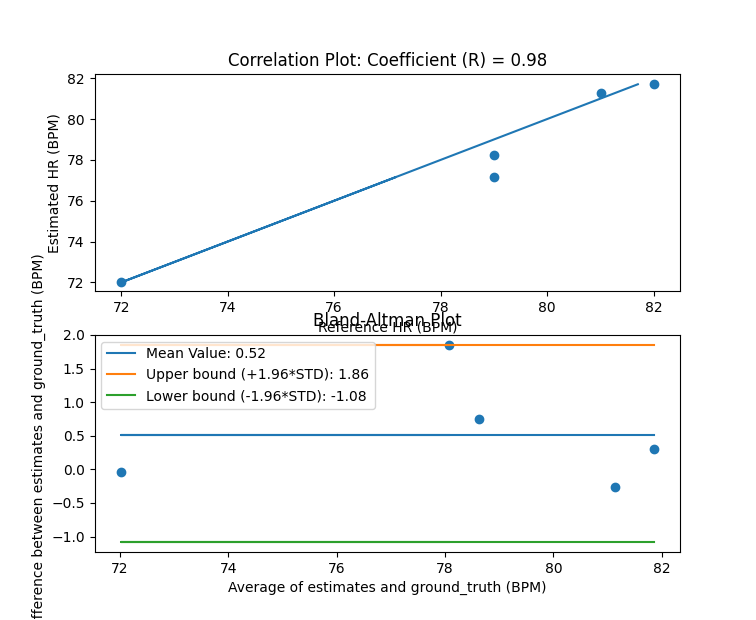
#> input picture Python/Lab 6/images/challenge1_correlation_BA.png, 756 x 620 px, given in place of the camera
$ python edge_detection.py
#> lines starting #> are read from the running program, lines starting #| are printed output that depends on the picture; after the words box and inside, x2 and y2 are one past the last pixel; in counts of white or black regions, pixels touching at a corner belong together
import cv2
import numpy as np

cap = cv2.VideoCapture(0)
width = int(cap.get(cv2.CAP_PROP_FRAME_WIDTH) + 0.5)
height = int(cap.get(cv2.CAP_PROP_FRAME_HEIGHT) + 0.5)
size = (width, height)
fourcc = cv2.VideoWriter_fourcc(*'MP4V')
out = cv2.VideoWriter('output.mp4',fourcc, 20.0, size, False)

while(1):

    ret, frame = cap.read()
#> frame is the input picture: shape (620, 756, 3); mean B, G, R 247.5, 247.5, 246.8
    hsv = cv2.cvtColor(frame, cv2.COLOR_BGR2HSV)
#> hsv: shape (620, 756, 3); mean H, S, V 1.4, 2.3, 248.2

    lower_red = np.array([30,150,50])
    upper_red = np.array([255,255,180])

    mask = cv2.inRange(hsv, lower_red, upper_red)
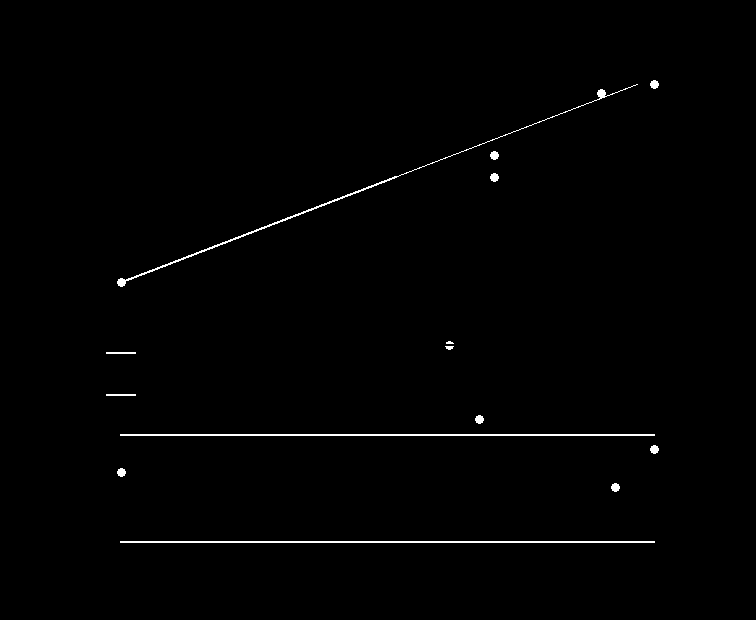
#> mask: shape (620, 756); 0.79% white in thin lines or dots, all inside (x1, y1, x2, y2) = (106, 80, 659, 543)
    res = cv2.bitwise_and(frame,frame, mask= mask)

    cv2.imshow('Original',frame)
    edges = cv2.Canny(frame,100,200)
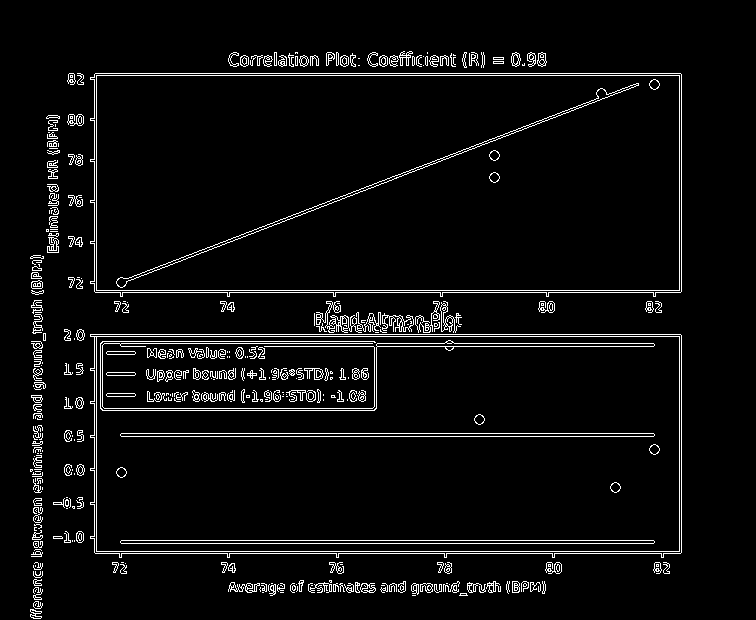
#> edges: shape (620, 756); 4.8% white in thin lines or dots, all inside (x1, y1, x2, y2) = (30, 51, 682, 619)
    out.write(edges)
    cv2.imshow('Edges',edges)

    k = cv2.waitKey(5) & 0xFF
#> (key Esc is pressed here)
    if k == 27:
        break

cap.release()
out.release()
cv2.destroyAllWindows()

$ run again, on Python/Lab 6/images/challenge1_example.png
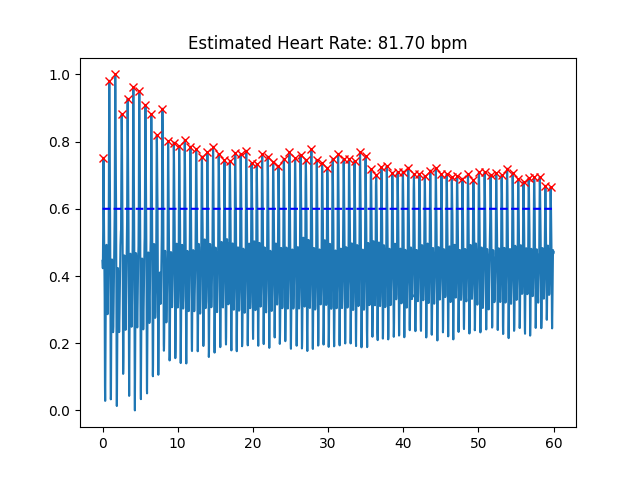
#> input picture Python/Lab 6/images/challenge1_example.png, 640 x 480 px, given in place of the camera
#> frame is the input picture: shape (480, 640, 3); mean B, G, R 236, 224, 209.6
#> hsv: shape (480, 640, 3); mean H, S, V 23, 41, 237.8
#> `mask = cv2.inRange(hsv, lower_red, upper_red)`:
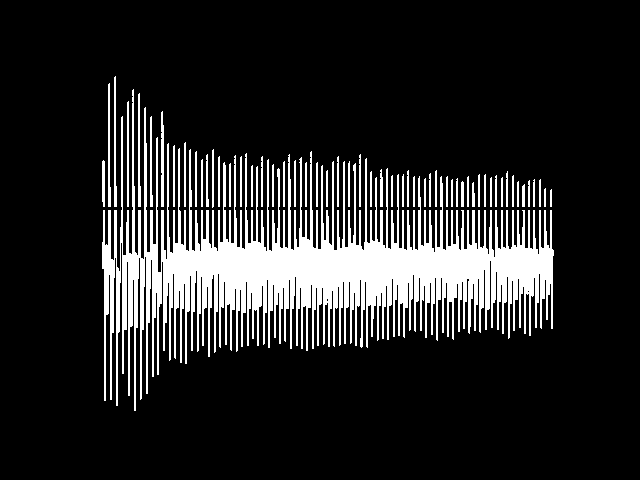
#> mask: shape (480, 640); 15.4% white; 57 white regions, largest, box (x1, y1, x2, y2) and area: (102, 89, 554, 411) 41868, (114, 76, 117, 207) 282, (161, 111, 164, 207) 269
#> `edges = cv2.Canny(frame,100,200)`:
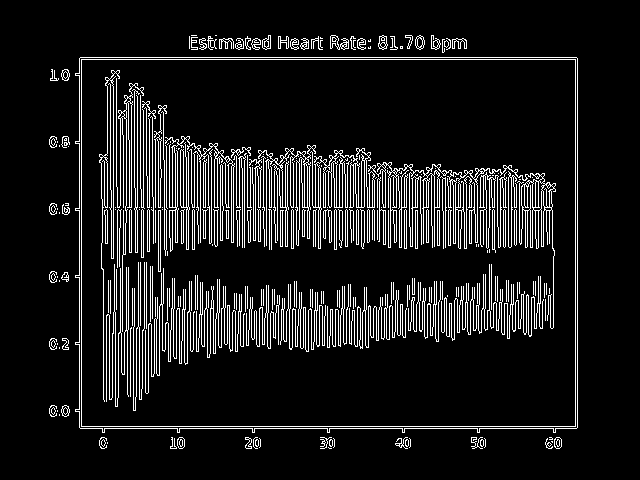
#> edges: shape (480, 640); 10.5% white in thin lines or dots, all inside (x1, y1, x2, y2) = (49, 35, 578, 449)

$ run again, on Python/Lab 6/images/challenge3tutorial.png
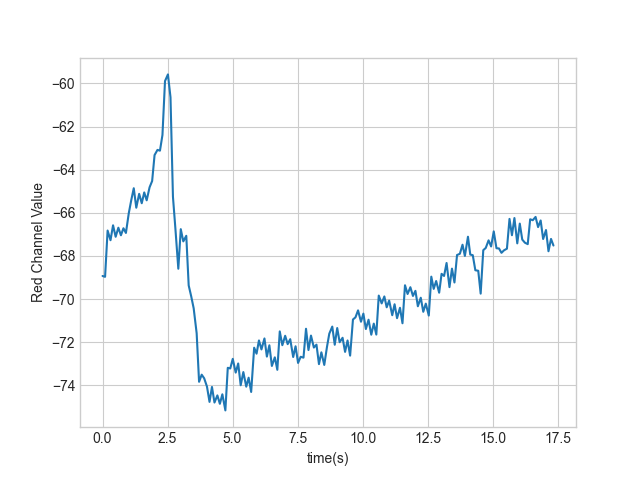
#> input picture Python/Lab 6/images/challenge3tutorial.png, 640 x 480 px, given in place of the camera
#> frame is the input picture: shape (480, 640, 3); mean B, G, R 251, 250.1, 248.6
#> hsv: shape (480, 640, 3); mean H, S, V 2.4, 3.3, 251
#> `mask = cv2.inRange(hsv, lower_red, upper_red)`:
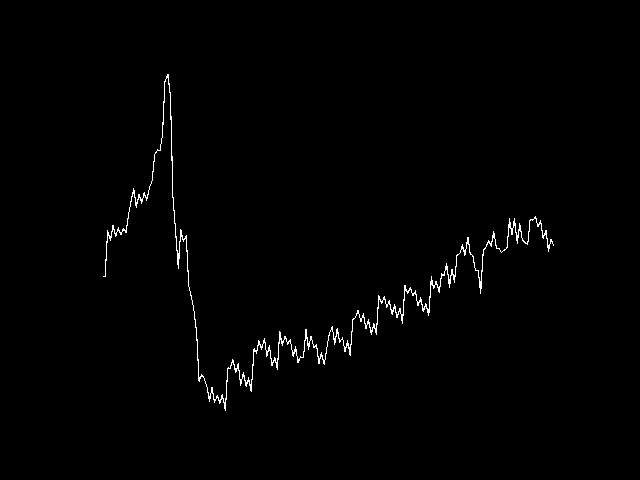
#> mask: shape (480, 640); 0.92% white in thin lines or dots, all inside (x1, y1, x2, y2) = (103, 74, 554, 411)
#> `edges = cv2.Canny(frame,100,200)`:
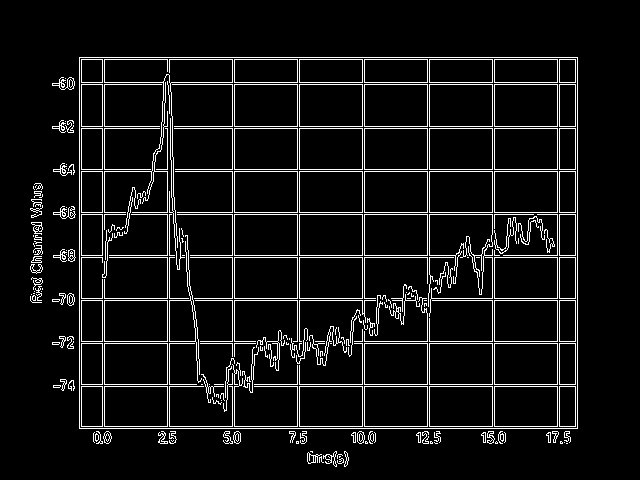
#> edges: shape (480, 640); 7.1% white in thin lines or dots, all inside (x1, y1, x2, y2) = (30, 57, 578, 467)
